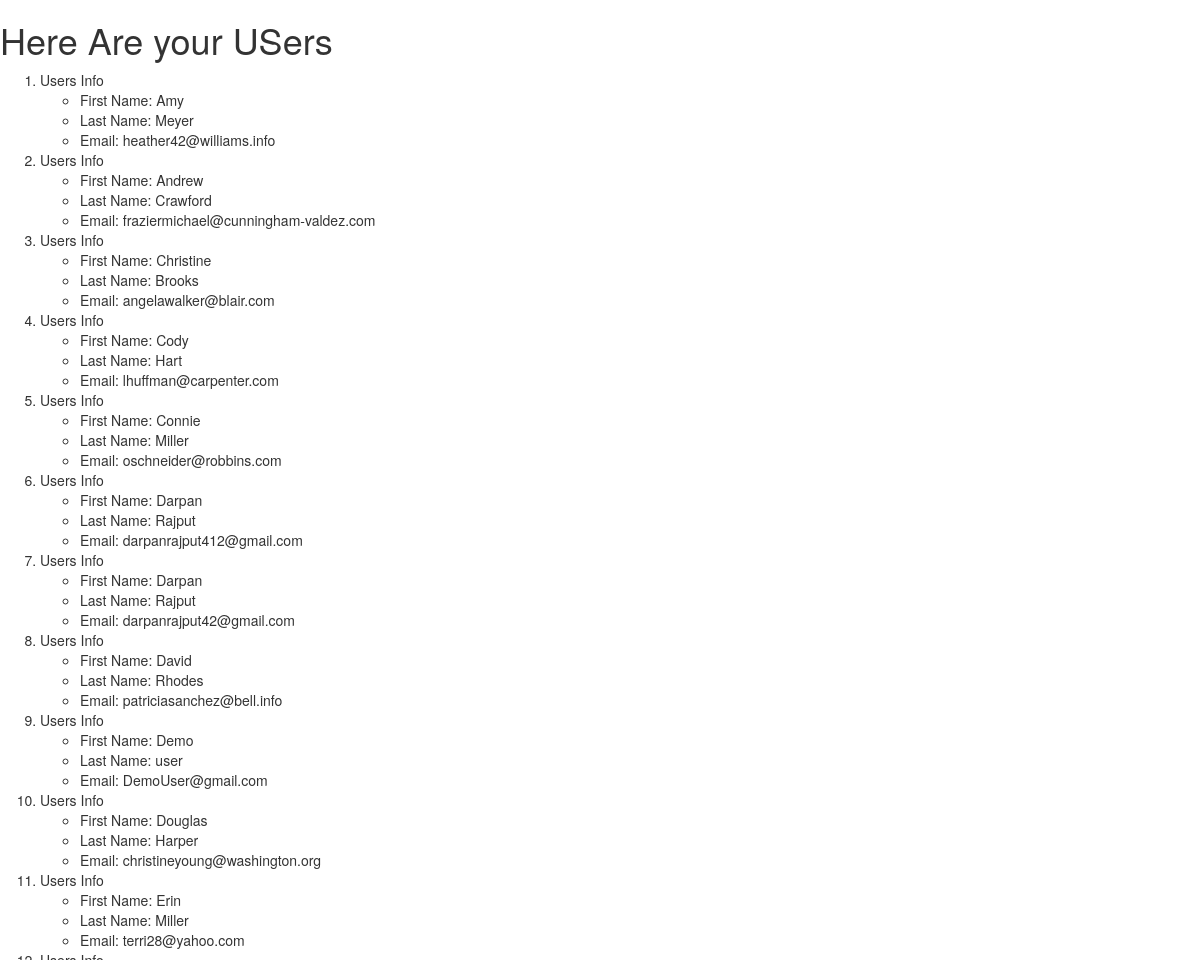
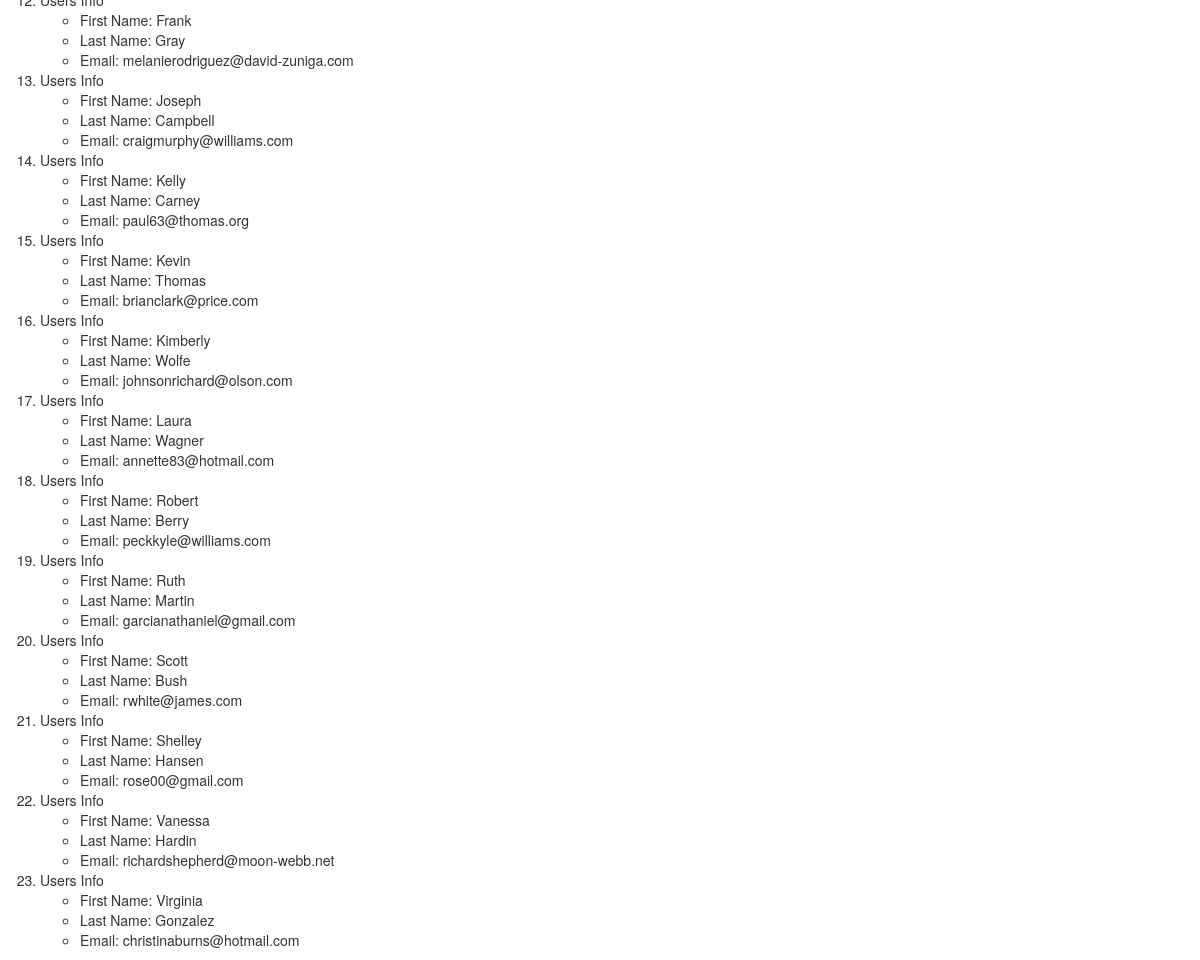
The page /second_app/ on the database its author committed (2 pictures, top to bottom).
### second_app/models.py (models this page shows)
class User(models.Model):
	first_name=models.CharField(max_length=246)
	last_name=models.CharField(max_length=246)
	email=models.EmailField(max_length=246,unique=True)

### second_app/views.py (the view)
def users(request):
	user_list=User.objects.order_by('first_name')
	user_dict={'users':user_list}
	return render(request,'second_app/users.html',context=user_dict)

### templates/second_app/users.html (shortened to what this page needs)
<!DOCTYPE html>
<html>
	<head>
		<link rel="stylesheet" href="https://maxcdn.bootstrapcdn.com/bootstrap/3.3.7/css/bootstrap.min.css">
	</head>
	<body>
		<h1>Here Are your USers</h1>
		{% if users %}
			<ol>
				{% for person in users %}
				<li>Users Info</li>
					<ul>
						<li>First Name: {{ person.first_name }}</li>
						<li>Last Name: {{ person.last_name }}</li>
						<li>Email: {{ person.email }}</li>
					</ul>
				{% endfor %}
			</ol>
		{% endif %}
	</body>
</html>

### rows shown on the page
User: first_name "Amy", last_name "Meyer", email "heather42@williams.info"
User: first_name "Andrew", last_name "Crawford", email "fraziermichael@cunningham-valdez.com"
User: first_name "Christine", last_name "Brooks", email "angelawalker@blair.com"
User: first_name "Cody", last_name "Hart", email "lhuffman@carpenter.com"
User: first_name "Connie", last_name "Miller", email "oschneider@robbins.com"
User: first_name "Darpan", last_name "Rajput", email "darpanrajput412@gmail.com"
User: first_name "Darpan", last_name "Rajput", email "darpanrajput42@gmail.com"
User: first_name "David", last_name "Rhodes", email "patriciasanchez@bell.info"
User: first_name "Demo", last_name "user", email "DemoUser@gmail.com"
User: first_name "Douglas", last_name "Harper", email "christineyoung@washington.org"
User: first_name "Erin", last_name "Miller", email "terri28@yahoo.com"
User: first_name "Frank", last_name "Gray", email "melanierodriguez@david-zuniga.com"
User: first_name "Joseph", last_name "Campbell", email "craigmurphy@williams.com"
User: first_name "Kelly", last_name "Carney", email "paul63@thomas.org"
User: first_name "Kevin", last_name "Thomas", email "brianclark@price.com"
User: first_name "Kimberly", last_name "Wolfe", email "johnsonrichard@olson.com"
User: first_name "Laura", last_name "Wagner", email "annette83@hotmail.com"
User: first_name "Robert", last_name "Berry", email "peckkyle@williams.com"
User: first_name "Ruth", last_name "Martin", email "garcianathaniel@gmail.com"
User: first_name "Scott", last_name "Bush", email "rwhite@james.com"
User: first_name "Shelley", last_name "Hansen", email "rose00@gmail.com"
User: first_name "Vanessa", last_name "Hardin", email "richardshepherd@moon-webb.net"
User: first_name "Virginia", last_name "Gonzalez", email "christinaburns@hotmail.com"
